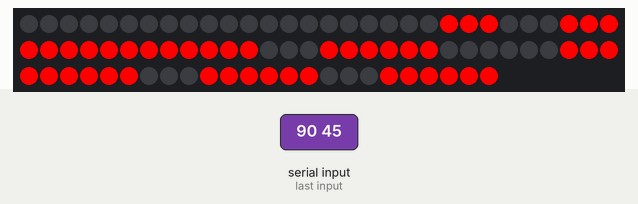
This sketch was run on a simulated Arduino Uno, built with avr-gcc and run on an emulated ATmega328P. On the bench: 84 RGB LEDs in strip order, left to right, continuing on the next row. Inputs (shaded band) come from the test bench. What the sketch prints to the serial monitor is not drawn.

1.3 s: "90 45\n" received over Serial
Above: at 2.4 s.
3.5 s: "30 150\n" received over Serial
Timing chart, 0 to 6.5 s (numbered marks = the images above; inputs shaded):
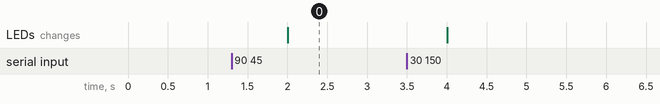

Measured:
- after the input at 1.3 s, the LEDs: change after 0.71 s (image 0)

The sketch:

ClockController.ino
```cpp
#include <PololuLedStrip.h>
#include "digit.h"

// Create an ledStrip object and specify the pin it will use.
PololuLedStrip<12> ledStrip;

// Create a buffer for holding the colors (3 bytes per color).
#define LED_COUNT 84
#define DIGIT_NUM_LED = 21;


rgb_color colors[LED_COUNT];
rgb_color on = rgb_color(255,0,0);
rgb_color off = rgb_color(0,0,0);


Digit first;
Digit second;
Digit third;
Digit fourth;

int lastClockTime[] = {0,0,0,0};
String currentMessage = "";

unsigned long lastUpdatedDisplay = millis();
bool initialOn = false;

void convertDigit(Digit one, Digit two, Digit three, Digit four) {
  if (one._a){
    colors[0] = on;
    colors[1] = on;
    colors[2] = on;
  } else {
    colors[0] = off;
    colors[1] = off;
    colors[2] = off;
  }
  if (one._b){
    colors[3] = on;
    colors[4] = on;
    colors[5] = on;
  } else {
    colors[3] = off;
    colors[4] = off;
    colors[5] = off;
  }
  if (one._c){
    colors[6] = on;
    colors[7] = on;
    colors[8] = on;
  } else {
    colors[6] = off;
    colors[7] = off;
    colors[8] = off;
  }
  if (one._d){
    colors[9] = on;
    colors[10] = on;
    colors[11] = on;
  } else {
    colors[9] = off;
    colors[10] = off;
    colors[11] = off;
  }
  if (one._e){
    colors[12] = on;
    colors[13] = on;
    colors[14] = on;
  } else {
    colors[12] = off;
    colors[13] = off;
    colors[14] = off;
  }
  if (one._f){
    colors[15] = on;
    colors[16] = on;
    colors[17] = on;
  } else {
    colors[15] = off;
    colors[16] = off;
    colors[17] = off;
  }
  if (one._g){
    colors[18] = on;
    colors[19] = on;
    colors[20] = on;
  } else {
    colors[18] = off;
    colors[19] = off;
    colors[20] = off;
  }
  if (two._a){
    colors[21] = on;
    colors[22] = on;
    colors[23] = on;
  } else {
    colors[21] = off;
    colors[22] = off;
    colors[23] = off;
  }
  if (two._b){
    colors[24] = on;
    colors[25] = on;
    colors[26] = on;
  } else {
    colors[24] = off;
    colors[25] = off;
    colors[26] = off;
  }
  if (two._c){
    colors[27] = on;
    colors[28] = on;
    colors[29] = on;
  } else {
    colors[27] = off;
    colors[28] = off;
    colors[29] = off;
  }
  if (two._d){
    colors[30] = on;
    colors[31] = on;
    colors[32] = on;
  } else {
    colors[30] = off;
    colors[31] = off;
    colors[32] = off;
  }
  if (two._e){
    colors[33] = on;
    colors[34] = on;
    colors[35] = on;
  } else {
    colors[33] = off;
    colors[34] = off;
    colors[35] = off;
  }
  if (two._f){
    colors[36] = on;
    colors[37] = on;
    colors[38] = on;
  } else {
    colors[36] = off;
    colors[37] = off;
    colors[38] = off;
  }
  if (two._g){
    colors[39] = on;
    colors[40] = on;
    colors[41] = on;
  } else {
    colors[39] = off;
    colors[40] = off;
    colors[41] = off;
  }
  if (three._a){
    colors[42] = on;
    colors[43] = on;
    colors[44] = on;
  } else {
    colors[42] = off;
    colors[43] = off;
    colors[44] = off;
  }
  if (three._b){
    colors[45] = on;
    colors[46] = on;
    colors[47] = on;
  } else {
    colors[45] = off;
    colors[46] = off;
    colors[47] = off;
  }
  if (three._c){
    colors[48] = on;
    colors[49] = on;
    colors[50] = on;
  } else {
    colors[48] = off;
    colors[49] = off;
    colors[50] = off;
  }
  if (three._d){
    colors[51] = on;
    colors[52] = on;
    colors[53] = on;
  } else {
    colors[51] = off;
    colors[52] = off;
    colors[53] = off;
  }
  if (three._e){
    colors[54] = on;
    colors[55] = on;
    colors[56] = on;
  } else {
    colors[54] = off;
    colors[55] = off;
    colors[56] = off;
  }
  if (three._f){
    colors[57] = on;
    colors[58] = on;
    colors[59] = on;
  } else {
    colors[57] = off;
    colors[58] = off;
    colors[59] = off;
  }
  if (three._g){
    colors[60] = on;
    colors[61] = on;
    colors[62] = on;
  } else {
    colors[60] = off;
    colors[61] = off;
    colors[62] = off;
  }
  if (four._a){
    colors[63] = on;
    colors[64] = on;
    colors[65] = on;
  } else {
    colors[63] = off;
    colors[64] = off;
    colors[65] = off;
  }
  if (four._b){
    colors[66] = on;
    colors[67] = on;
    colors[68] = on;
  } else {
    colors[66] = off;
    colors[67] = off;
    colors[68] = off;
  }
  if (four._c){
    colors[69] = on;
    colors[70] = on;
    colors[71] = on;
  } else {
    colors[69] = off;
    colors[70] = off;
    colors[71] = off;
  }
  if (four._d){
    colors[72] = on;
    colors[73] = on;
    colors[74] = on;
  } else {
    colors[72] = off;
    colors[73] = off;
    colors[74] = off;
  }
  if (four._e){
    colors[75] = on;
    colors[76] = on;
    colors[77] = on;
  } else {
    colors[75] = off;
    colors[76] = off;
    colors[77] = off;
  }
  if (four._f){
    colors[78] = on;
    colors[79] = on;
    colors[80] = on;
  } else {
    colors[78] = off;
    colors[79] = off;
    colors[80] = off;
  }
  if (four._g){
    colors[81] = on;
    colors[82] = on;
    colors[83] = on;
  } else {
    colors[81] = off;
    colors[82] = off;
    colors[83] = off;
  }

}

void convertIntToDigit(int i, Digit& digit) {
  digit.reset();
  if (i == 0) {
    digit.zero();
  }
  if (i == 1) {
    digit.one();
  }
  if (i == 2) {
    digit.two();
  }
  if (i == 3) {
    digit.three();
  }
  if (i == 4) {
    digit.four();
  }
  if (i == 5) {
    digit.five();
  }
  if (i == 6) {
    digit.six();
  }
  if (i == 7) {
    digit.seven();
  }
  if (i == 8) {
    digit.eight();
  }
  if (i == 9) {
    digit.nine();
  }
}


void updateClockTime(String theReadValue) {
  Serial.println("Buffer read: " + theReadValue);

  if (theReadValue.indexOf("failed") == -1) {
    // Read the digits
    int startIndex = 0;
    while (theReadValue[startIndex] == ' ' || theReadValue[startIndex] == '\n') {
      startIndex++;
    }
    char firstDigit = theReadValue[startIndex];
    char secondDigit = theReadValue[startIndex+1];
    char thirdDigit = theReadValue[startIndex+3];
    char fourthDigit = theReadValue[startIndex+4];

    int fDigit = firstDigit - '0';
    int sDigit = secondDigit - '0';
    int tDigit = thirdDigit - '0';
    int frDigit = fourthDigit - '0';

    if (fDigit < 0 || fDigit > 9) {
      Serial.println("Error in fDigit: "  + String(fDigit));
      return;
    }

    if (sDigit < 0 || sDigit > 9) {
      Serial.println("Error in sDigit: " + String(sDigit));
      return;
    }

    if (tDigit < 0 || tDigit > 9) {
      Serial.println("Error in tDigit: "  + String(sDigit));
      return;
    }

    if (frDigit < 0 || frDigit > 9) {
      Serial.println("Error in frDigit: "  + String(sDigit));
      return;
    }

    // Update last clock time
    lastClockTime[0] = fDigit;
    lastClockTime[1] = sDigit;

    int hour = lastClockTime[0]*10+lastClockTime[1];
    if ( hour > 12) {
      lastClockTime[0] = 0;
      lastClockTime[1] = hour % 12;
    }


    lastClockTime[2] = tDigit;
    lastClockTime[3] = frDigit;

    Serial.println("Read " + String(lastClockTime[0]) + String(lastClockTime[1]) + ":" + String(lastClockTime[2]) + String(lastClockTime[3]));
  }
}


void setup() {
  // put your setup code here, to run once:

  Serial.begin(115200);
}

void loop() {


  if (Serial.available() > 0) {
    char c = Serial.read();
    if (c == '\n') {
      Serial.println("The read value " + currentMessage);
      updateClockTime(currentMessage);
      currentMessage = "";
    } else {
      currentMessage += String(c);
    }
  }
  convertIntToDigit(lastClockTime[0], first);
  convertIntToDigit(lastClockTime[1], second);
  convertIntToDigit(lastClockTime[2], third);
  convertIntToDigit(lastClockTime[3], fourth);

  convertDigit(first, second, third, fourth);

  if (initialOn == false) {
    ledStrip.write(colors, LED_COUNT);
    initialOn = true;
  } else {
    if (millis() - lastUpdatedDisplay > 2000) {
      ledStrip.write(colors, LED_COUNT);
      lastUpdatedDisplay = millis();
    }

  }


}
```

digit.h
```cpp
class Digit {
public:
  bool _a;
  bool _b;
  bool _c;
  bool _d;
  bool _e;
  bool _f;
  bool _g;

  Digit() {
    _a = false;
    _b = false;
    _c = false;
    _d = false;
    _e = false;
    _f = false;
    _g = false;
  }

  void reset() {
    _a = false;
    _b = false;
    _c = false;
    _d = false;
    _e = false;
    _f = false;
    _g = false;
  }

  void zero() {
    _a = false;
    _b = false;
    _c = false;
    _d = false;
    _e = false;
    _f = false;
    _g = false;
  }

  void one() {
    _a = false;
    _b = true;
    _c = true;
    _d = false;
    _e = false;
    _f = false;
    _g = false;
  }

  void two() {
    _a = true;
    _b = true;
    _c = false;
    _d = true;
    _e = true;
    _f = false;
    _g = true;
  }

  void three() {
    _a = true;
    _b = true;
    _c = true;
    _d = true;
    _e = false;
    _f = false;
    _g = true;
  }

  void four() {
    _a = false;
    _b = true;
    _c = true;
    _d = false;
    _e = false;
    _f = true;
    _g = true;
  }

  void five() {
    _a = true;
    _b = false;
    _c = true;
    _d = true;
    _e = false;
    _f = true;
    _g = true;
  }

  void six() {
    _a = true;
    _b = false;
    _c = true;
    _d = true;
    _e = true;
    _f = true;
    _g = true;
  }

  void seven() {
    _a = true;
    _b = true;
    _c = true;
    _d = false;
    _e = false;
    _f = false;
    _g = false;
  }

  void eight() {
    _a = true;
    _b = true;
    _c = true;
    _d = true;
    _e = true;
    _f = true;
    _g = true;
  }

  void nine() {
    _a = true;
    _b = true;
    _c = true;
    _d = false;
    _e = false;
    _f = true;
    _g = true;
  }
};
```
